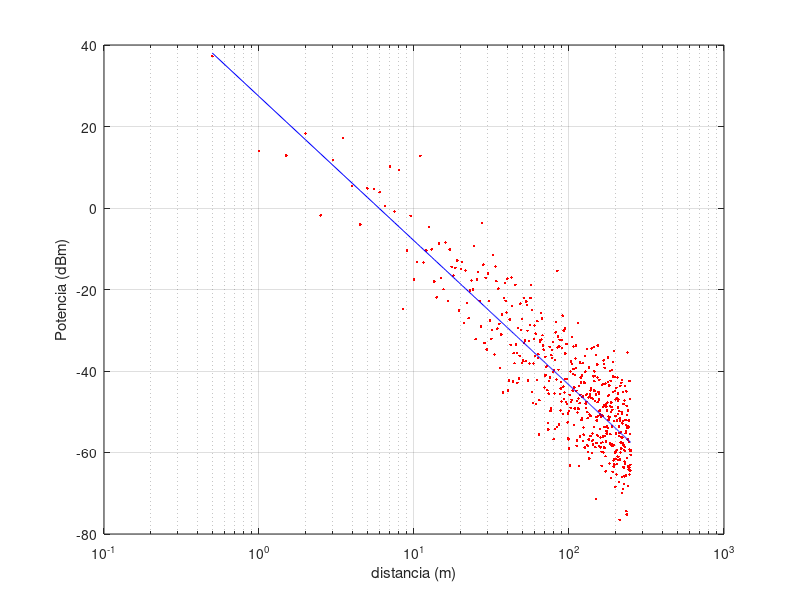

MATLAB code to generate this figure:
clear

pt=0.5;
ple=3.5;
sigma=8;

d=(1:500)';
d=d*0.5;
[i,j]=size(d(:));

pr=pt*(d.^(-ple));
y = sigma.*randn(i,j);

prdBm_r=10*log10(pr)+30+y;

% p=polyfit(log10(d),prdBm_r,1);
% prn=polyval(p,log10(d));
p=polyfit(log10(d),prdBm_r,1);
prn=polyval(p,log10(d));

semilogx(d,prdBm_r,'r.',d,prn,'b')
xlabel('distancia (m)')
ylabel('Potencia (dBm)')
grid






